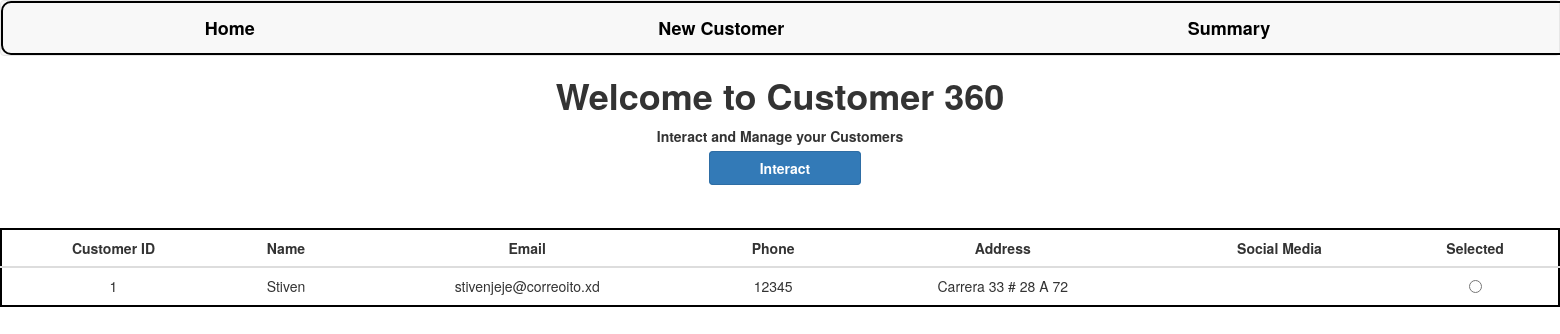
The page / on the database its author committed.
### customer360/models.py (models this page shows, shortened)
class Customer(models.Model):
    id = models.AutoField(primary_key=True)
    name = models.CharField(max_length=100)
    email = models.EmailField(max_length=100)
    phone = models.CharField(max_length=20)
    address = models.TextField(max_length=200)
    social_media = models.CharField(max_length=100, blank=True)

### customer360/views.py (the view)
# urls.py: path('', views.index, name="index"),
def index(request):
    customers = Customer.objects.all()
    context = {"customers":customers}
    return render(request,"index.html",context=context)

### customer360/templates/index.html (shortened to what this page needs)
{% extends 'base.html' %}
{% load static %}
{% block content %}
<html>
    <head>
    </head>
    <body>
        <h1>Welcome to Customer 360</h1>
        <p>Interact and Manage your Customers</p>
        <a class="btn btn-primary" style="font-weight:bold; display:inline" onclick="set_customer()">Interact</a>
        <table class="table">
            <thead>
                <tr>
                    <th>Customer ID</th>
                    <th>Name</th>
                    <th>Email</th>
                    <th>Phone</th>
                    <th>Address</th>
                    <th>Social Media</th>
                    <th>Selected</th>
                </tr>
            </thead>
            <tbody>
                {% for customer in customers %}
                    <tr>
                        <td>{{customer.id }}</td>
                        <td>{{customer.name }}</td>
                        <td>{{customer.email }}</td>
                        <td>{{customer.phone }}</td>
                        <td>{{customer.address }}</td>
                        <td>{{customer.social_media }}</td>
                        <td>
                            <input type="radio" name="selected_customers" value="{{ customer.id }}">
                        </td>
                    </tr>
                {% endfor %}
            </tbody>
        </table>
    </body>
</html>
{% endblock content %}

### customer360/static/css/main.css (style rules this page uses)
body { text-align: center; margin: auto; }
h1,p { font-weight: bold; }
table { margin: auto; border: 2px solid #000000; margin-top: 50px; border-radius: 15px; background-color: white; text-align: center; }
th { text-align: center; }
.btn { display: flex; margin-top: 10px; margin-bottom: 10px; padding-left: 50px; padding-right: 50px; text-align: left; margin-left: 10px; }

### rows shown on the page
Customer: id "1", name "Stiven", email "stivenjeje@correoito.xd", phone "12345", address "Carrera 33 # 28 A 72"
